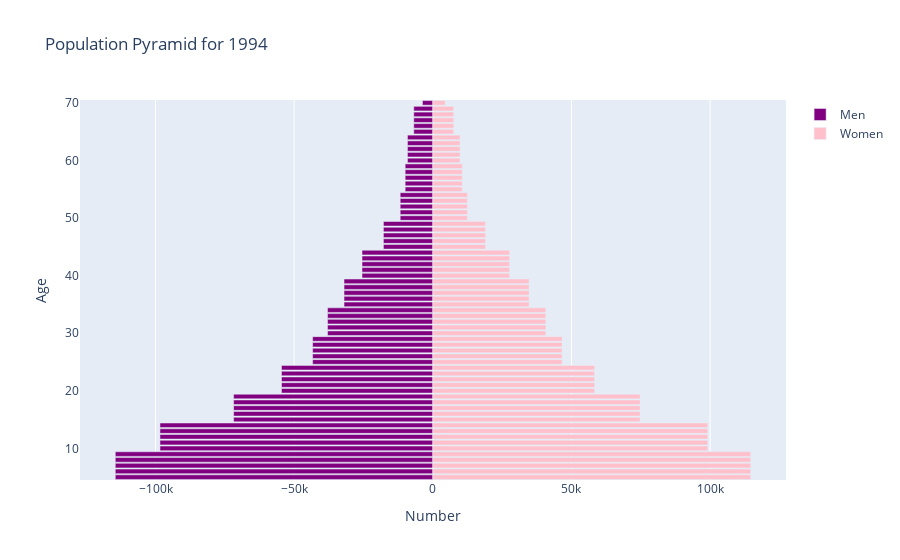

Notebook source saved alongside this figure:
### Markdown cell above
## Regular Population Pyramids, <span style="color: red;">*Deliverable 4[B] - Regular Population Pyramids*<a name="population-df"></span> <a name="regular-pyramid"></a>
Next, we create a regular population pyramid for a singular specified year.

### Code cell
import plotly.offline as py
import plotly.graph_objs as go
import pandas as pd

py.init_notebook_mode(connected=True)

def plot_population_pyramid(df, year):
    """Plots the population pyramid given a working DataFrame from the 
    population dataframe function and a year."""

    # Filter the DataFrame for the given year and reset index.
    year_df = df[df.index.get_level_values('Year') == year].reset_index()

    # Aggregate data if there are multiple regions.
    year_df = year_df.groupby('Year').sum()

    # Extract age groups from column names.
    age_groups = sorted(set(int(col.split()[-1]) for col in year_df.columns if col.startswith('Male')))

    # Prepare data for plotting
    male_counts = [-year_df[f'Male Population Age {age}'].values[0] for age in age_groups]  # Negative for left side
    female_counts = [year_df[f'Female Population Age {age}'].values[0] for age in age_groups]

    # Create the plot.
    layout = go.Layout(barmode='overlay',
                       title=f'Population Pyramid for {year}',
                       yaxis=go.layout.YAxis(title='Age'),
                       xaxis=go.layout.XAxis(title='Number'))

    bins = [go.Bar(x=male_counts,
                   y=age_groups,
                   orientation='h',
                   name='Men',
                   marker=dict(color='purple'),
                   hoverinfo='skip'),
            go.Bar(x=female_counts,
                   y=age_groups,
                   orientation='h',
                   name='Women',
                   marker=dict(color='pink'),
                   hoverinfo='skip')]

    py.iplot(dict(data=bins, layout=layout))

# Example usage.
plot_population_pyramid(population_df, 1994)

### Figure 1 — Plotly figure (JSON) as saved in the notebook; plotly's stock layout.template omitted (floating-point values rounded to 4 significant figures)
{"data": [{"hoverinfo": "skip", "marker": {"color": "purple"}, "name": "Men", "orientation": "h", "type": "bar", "x": [-114503, -114503, -114503, -114503, -114503, -98394, -98394, -98394, -98394, -98394, -71834, -71834, -71834, -71834, -71834, -54564, -54564, -54564, -54564, -54564, -43345, -43345, -43345, -43345, -43345, -37958, -37958, -37958, -37958, -37958, -32015, -32015, -32015, -32015, -32015, -25529, -25529, -25529, -25529, -25529, -17807, -17807, -17807, -17807, -17807, -11762, -11762, -11762, -11762, -11762, -9969, -9969, -9969, -9969, -9969, -9137, -9137, -9137, -9137, -9137, -6867, -6867, -6867, -6867, -6867, -3740], "y": [5, 6, 7, 8, 9, 10, 11, 12, 13, 14, 15, 16, 17, 18, 19, 20, 21, 22, 23, 24, 25, 26, 27, 28, 29, 30, 31, 32, 33, 34, 35, 36, 37, 38, 39, 40, 41, 42, 43, 44, 45, 46, 47, 48, 49, 50, 51, 52, 53, 54, 55, 56, 57, 58, 59, 60, 61, 62, 63, 64, 65, 66, 67, 68, 69, 70]}, {"hoverinfo": "skip", "marker": {"color": "pink"}, "name": "Women", "orientation": "h", "type": "bar", "x": [114640, 114640, 114640, 114640, 114640, 99156, 99156, 99156, 99156, 99156, 74755, 74755, 74755, 74755, 74755, 58352, 58352, 58352, 58352, 58352, 46626, 46626, 46626, 46626, 46626, 40757, 40757, 40757, 40757, 40757, 34713, 34713, 34713, 34713, 34713, 27699, 27699, 27699, 27699, 27699, 19005, 19005, 19005, 19005, 19005, 12494, 12494, 12494, 12494, 12494, 10609, 10609, 10609, 10609, 10609, 9802, 9802, 9802, 9802, 9802, 7531, 7531, 7531, 7531, 7531, 4473], "y": [5, 6, 7, 8, 9, 10, 11, 12, 13, 14, 15, 16, 17, 18, 19, 20, 21, 22, 23, 24, 25, 26, 27, 28, 29, 30, 31, 32, 33, 34, 35, 36, 37, 38, 39, 40, 41, 42, 43, 44, 45, 46, 47, 48, 49, 50, 51, 52, 53, 54, 55, 56, 57, 58, 59, 60, 61, 62, 63, 64, 65, 66, 67, 68, 69, 70]}], "layout": {"autosize": true, "barmode": "overlay", "title": {"text": "Population Pyramid for 1994"}, "xaxis": {"autorange": true, "range": [-127200.0, 127400.0], "title": {"text": "Number"}, "type": "linear"}, "yaxis": {"autorange": true, "range": [4.5, 70.5], "title": {"text": "Age"}, "type": "linear"}}}
